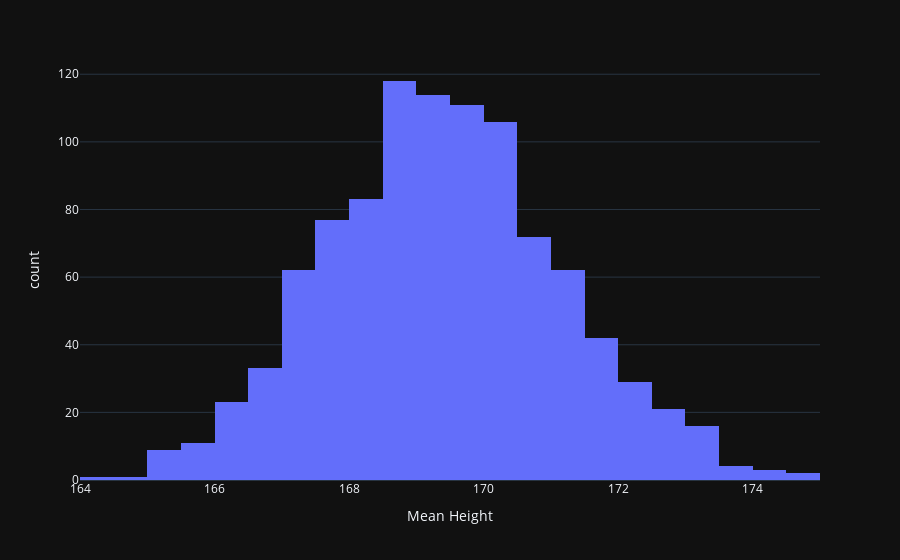

Here is the notebook cell this chart was saved with:
### Code cell
#  select 100 people but save the mean height, repeat 1000 times
#  normal distribution, central limit theorem 
mean_ht = [np.random.choice(population_height,
                           size= 100,
                           replace=False).mean() for i in range(1_000)]

px.histogram(x= mean_ht,
            labels= {'x':'Mean Height','count':'Frequency'}).show()

### Figure 1 — Plotly figure (JSON) as saved in the notebook; plotly's stock layout.template omitted (floating-point values rounded to 4 significant figures; data arrays with more than 128 entries replaced by an {"elided": "..."} marker saying what was removed)
{"data": [{"alignmentgroup": "True", "bingroup": "x", "hovertemplate": "Mean Height=%{x}<br>count=%{y}<extra></extra>", "legendgroup": "", "marker": {"color": "#636efa"}, "name": "", "offsetgroup": "", "orientation": "v", "showlegend": false, "type": "histogram", "x": {"elided": "1000 float values"}, "xaxis": "x", "yaxis": "y"}], "layout": {"barmode": "relative", "legend": {"tracegroupgap": 0}, "margin": {"t": 60}, "xaxis": {"anchor": "y", "domain": [0, 1], "title": {"text": "Mean Height"}}, "yaxis": {"anchor": "x", "domain": [0, 1], "title": {"text": "count"}}}}
